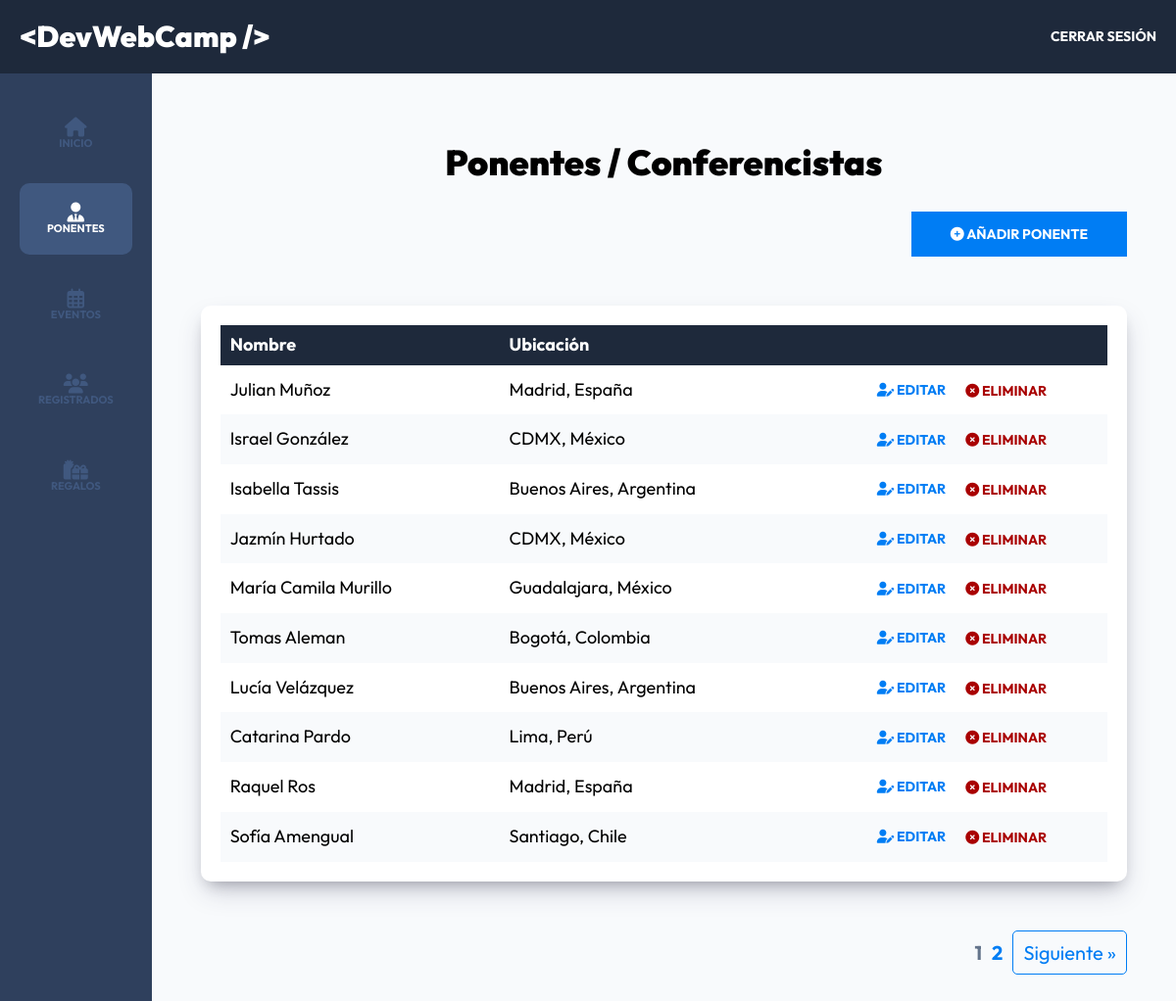
Page /admin/ponentes?page=1 (signed in) on the committed database.
### tables this page shows
CREATE TABLE `ponentes` (
  `id` int(11) NOT NULL AUTO_INCREMENT,
  `nombre` varchar(40) DEFAULT NULL,
  `apellido` varchar(40) DEFAULT NULL,
  `ciudad` varchar(20) DEFAULT NULL,
  `pais` varchar(20) DEFAULT NULL,
  `imagen` varchar(32) DEFAULT NULL,
  `tags` varchar(120) DEFAULT NULL,
  `redes` text DEFAULT NULL,
  PRIMARY KEY (`id`)
);

### controllers/PonentesController.php (called while the page is built, shortened)
<?php
class PonentesController
{
    public static function index(Router $router)
    {
        $paginacion = self::generarPaginacion($_GET['page'], 10);
        $ponentes = Ponente::paginar($paginacion->registros_por_pagina, $paginacion->offset());
        $router->render('admin/ponentes/index', [
            'titulo' => 'Ponentes / Conferencistas',
            'ponentes' => $ponentes,
            'paginacion' => $paginacion
        ]);
    }
    private static function generarPaginacion($numeroPagina, $registrosPorPagina)
    {
        $pagina_actual = filter_var($numeroPagina, FILTER_VALIDATE_INT);
        $total_registros = Ponente::total();
        $paginacion = new Paginacion($pagina_actual, $registrosPorPagina, $total_registros);
        return $paginacion;
    }
}

### public/index.php (called while the page is built, shortened)
<?php
$router = new Router();
$router->get('/login', [AuthController::class, 'login']);
$router->post('/login', [AuthController::class, 'login']);
$router->post('/logout', [AuthController::class, 'logout']);
$router->get('/registro', [AuthController::class, 'registro']);
$router->post('/registro', [AuthController::class, 'registro']);
$router->get('/olvide', [AuthController::class, 'olvide']);
$router->post('/olvide', [AuthController::class, 'olvide']);
$router->get('/reestablecer', [AuthController::class, 'reestablecer']);
$router->post('/reestablecer', [AuthController::class, 'reestablecer']);
$router->get('/mensaje', [AuthController::class, 'mensaje']);
$router->get('/confirmar-cuenta', [AuthController::class, 'confirmar']);
$router->get('/admin/dashboard', [DashboardController::class, 'index']);
$router->get('/admin/ponentes', [PonentesController::class, 'index']);
$router->get('/admin/ponentes/crear', [PonentesController::class, 'crear']);
$router->post('/admin/ponentes/crear', [PonentesController::class, 'crear']);
$router->get('/admin/ponentes/editar', [PonentesController::class, 'editar']);
$router->post('/admin/ponentes/editar', [PonentesController::class, 'editar']);
$router->post('/admin/ponentes/eliminar', [PonentesController::class, 'eliminar']);
$router->get('/admin/eventos', [EventosController::class, 'index']);
$router->get('/admin/eventos/crear', [EventosController::class, 'crear']);
$router->post('/admin/eventos/crear', [EventosController::class, 'crear']);
$router->get('/admin/eventos/editar', [EventosController::class, 'editar']);
$router->post('/admin/eventos/editar', [EventosController::class, 'editar']);
$router->post('/admin/eventos/eliminar', [EventosController::class, 'eliminar']);
$router->get('/api/eventos-horario', [APIEventos::class, 'index']);
$router->get('/api/ponentes', [APIPonentes::class, 'index']);
$router->get('/api/ponente', [APIPonentes::class, 'ponente']);
$router->get('/api/regalos', [APIRegalos::class, 'index']);
$router->get('/admin/registrados', [RegistradosController::class, 'index']);
$router->get('/admin/regalos', [RegalosController::class, 'index']);
$router->get('/', [PaginasController::class, 'index']);
$router->get('/devwebcamp', [PaginasController::class, 'evento']);
$router->get('/paquetes', [PaginasController::class, 'paquetes']);
$router->get('/workshops-conferencias', [PaginasController::class, 'conferencias']);
$router->get('/404', [PaginasController::class, 'error']);
$router->get('/finalizar-registro', [RegistroController::class, 'crear']);
$router->post('/finalizar-registro/gratis', [RegistroController::class, 'gratis']);
$router->post('/finalizar-registro/pagar', [RegistroController::class, 'pagar']);
$router->get('/finalizar-registro/conferencias', [RegistroController::class, 'conferencias']);
$router->post('/finalizar-registro/conferencias', [RegistroController::class, 'conferencias']);
$router->get('/boleto', [RegistroController::class, 'boleto']);
$router->comprobarRutas();

### models/ActiveRecord.php (called while the page is built, shortened)
<?php
class ActiveRecord
{
    protected static $db;
    protected static $tabla = '';
    public static function setDB($database)
    {
        self::$db = $database;
    }
    public static function consultarSQL($query)
    {
        $resultado = self::$db->query($query);
        $array = [];
        while ($registro = $resultado->fetch_assoc()) {
            $array[] = static::crearObjeto($registro);
        }
        return $array;
    }
    protected static function crearObjeto($registro)
    {
        $objeto = new static;
        foreach ($registro as $key => $value) {
            if (property_exists($objeto, $key)) {
                $objeto->$key = $value;
            }
        }
        return $objeto;
    }
    public static function paginar($registrosPorPagina, $offset)
    {
        $query = "SELECT * FROM " . static::$tabla . " LIMIT $registrosPorPagina OFFSET $offset";
        $resultado = self::consultarSQL($query);
        return $resultado;
    }
    public static function total($columna = "", $valor = ''): int
    {
        $query = 'SELECT COUNT(*) FROM ' . static::$tabla;
        $resultado = self::$db->query($query);
        $total = $resultado->fetch_array();
        return array_shift($total);
    }
}

### views/admin/ponentes/index.php (the view, shortened to what this page needs)
<h2 class="dashboard__heading"><?php echo $titulo ?></h2>
<div class="dashboard__contenedor-boton">
    <a class="dashboard__boton" href="/admin/ponentes/crear">
        <i class="fa-solid fa-circle-plus"></i>
        Añadir Ponente
    </a>
</div>
<div class="dashboard__contenedor">
    <?php if (!empty($ponentes)) { ?>
        <table class="table">
            <thead class="table__thead">
                <tr>
                    <th scope="col" class="table__th">Nombre</th>
                    <th scope="col" class="table__th">Ubicación</th>
                    <th scope="col" class="table__th"></th>
                </tr>
            </thead>
            <tbody class="table__tbody">
                <?php foreach ($ponentes as $ponente) {  ?>
                    <tr class="table__tr">
                        <td class="table__td">
                            <?php echo $ponente->nombre . " " . $ponente->apellido; ?>
                        </td>
                        <td class="table__td">
                            <?php echo $ponente->ciudad . ", " . $ponente->pais; ?>
                        </td>
                        <td class="table__td--acciones">
                            <a class="table__accion table__accion--editar" href="/admin/ponentes/editar?id=<?php echo $ponente->id ?>">
                                <i class="fa-solid fa-user-pen"></i>
                                Editar
                            </a>
                            <form method="POST" action="/admin/ponentes/eliminar" class="table__formulario">
                                <button class="table__accion table__accion--eliminar" type="submit">
                                    <i class="fa-solid fa-circle-xmark"></i>
                                    Eliminar
                                </button>
                            </form>
                        </td>
                    </tr>
                <?php } ?>
            </tbody>
        </table>
    <?php } else { ?>
        <p class="text-center">No Hay Ponentes Aún.</p>
    <?php } ?>
</div>
<?php
echo $paginacion->paginacion();
?>

### public/build/css/app.css (style rules this page uses)
html { line-height: 1.15; -webkit-text-size-adjust: 100%; }
body { margin: 0; }
a { background-color: transparent; }
button, input, optgroup, select, textarea { font-family: inherit; font-size: 100%; line-height: 1.15; margin: 0; }
button, input { overflow: visible; }
button, select { text-transform: none; }
button, [type=button], [type=reset], [type=submit] { -webkit-appearance: button; }
html { font-size: 62.5%; box-sizing: border-box; height: 100%; }
*, *:before, *:after { box-sizing: inherit; }
body { font-family: "Outfit", sans-serif; font-size: 1.8rem; }
a { text-decoration: none; }
h1, h2, h3 { font-family: "Outfit", sans-serif; font-weight: 900; margin: 2rem 0; }
h2 { font-size: 3.6rem; }
[class$=__heading] { font-family: "Outfit", sans-serif; font-weight: 900; margin: 2rem 0; margin: 6rem 0 3rem 0; text-align: center; }
.dashboard { height: 100%; display: flex; flex-direction: column; background-color: #F8FAFC; }
@media (min-width: 768px) { .dashboard__contenedor-boton { display: flex; justify-content: flex-end; margin-bottom: 5rem; } }
.dashboard__boton { background-color: #007df4; padding: 1.5rem 4rem; color: #FFFFFF; font-size: 1.8rem; font-weight: 700; border: none; transition-property: background-color; transition-duration: 0.3s; text-align: center; width: 100%; display: inline-block; text-transform: uppercase; font-size: 1.4rem; }
@media (min-width: 768px) { .dashboard__boton { width: auto; } }
.dashboard__contenedor, .dashboard__formulario { box-shadow: rgba(50, 50, 93, 0.25) 0px 13px 27px -5px, rgba(0, 0, 0, 0.3) 0px 8px 16px -8px; background-color: #FFFFFF; padding: 2rem; border-radius: 1rem; margin-top: 5rem; }
.table { width: 100%; border-collapse: collapse; }
.table__thead { background-color: #1E293B; color: #FFFFFF; }
.table__th { padding: 1rem; text-align: left; }
.table__tr:nth-child(even) { background-color: #F8FAFC; }
.table__td, .table__td--acciones { padding: 1.5rem 1rem; }
.table__td--acciones { display: flex; justify-content: center; gap: 2rem; align-items: center; }
.table__accion { all: unset; text-transform: uppercase; font-size: 1.4rem; font-weight: 700; }
.table__accion--editar { color: #007df4; }
.table__accion--eliminar { color: rgb(169, 0, 0); }

### rows in the picture
ponentes: nombre "Julian", apellido "Muñoz", ciudad "Madrid", pais "España"
ponentes: nombre "Israel", apellido "González", ciudad "CDMX", pais "México"
ponentes: nombre "Isabella", apellido "Tassis", ciudad "Buenos Aires", pais "Argentina"
ponentes: nombre "Jazmín", apellido "Hurtado", ciudad "CDMX", pais "México"
ponentes: nombre "María Camila", apellido "Murillo", ciudad "Guadalajara", pais "México"
ponentes: nombre "Tomas", apellido "Aleman", ciudad "Bogotá", pais "Colombia"
ponentes: nombre "Lucía", apellido "Velázquez", ciudad "Buenos Aires", pais "Argentina"
ponentes: nombre "Catarina", apellido "Pardo", ciudad "Lima", pais "Perú"
ponentes: nombre "Raquel", apellido "Ros", ciudad "Madrid", pais "España"
ponentes: nombre "Sofía", apellido "Amengual", ciudad "Santiago", pais "Chile"

### other values in the picture
$titulo "Ponentes / Conferencistas"
